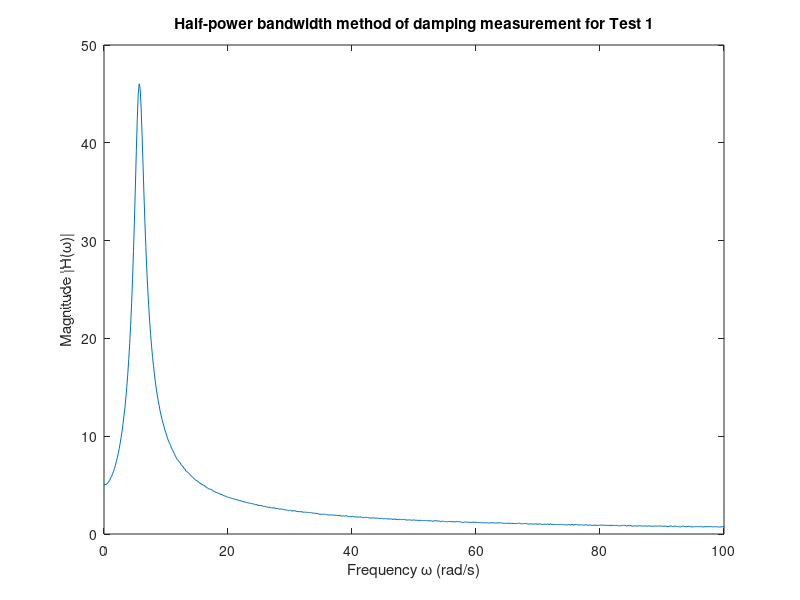

Source code (MATLAB):
close all
clear all
clc

Ts = 0.01;
Fs = 1/Ts;

Test1Data = dlmread('Test 1 Data.txt');

Time = Test1Data(:,1);
Disp = Test1Data(:,2);
% plot(Time,Disp);

nfft = length(Disp); % Length of time domain signal
nfft2 = 2^nextpow2(nfft); % Length of signal in power of 2
ff = fft(Disp,nfft2); % Symmetrical, only want one half
ff2 = ff(1:nfft2/2);
xfft = Fs*2*pi()*(0:nfft2/2-1)/nfft2; % Multiply by 2pi to convert from Hz to rad/s

plot(xfft,abs(ff2));
title('Half-power bandwidth method of damping measurement for Test 1');
xlabel('Frequency \omega (rad/s)');
ylabel('Magnitude |H(\omega)|');
xlim([0 100])

[Q] = max(abs(ff2));
Omega = interp1(abs(ff2), xfft, Q, 'PCHIP'); % Check on visual confirmation of Q and corresponding Omega value





